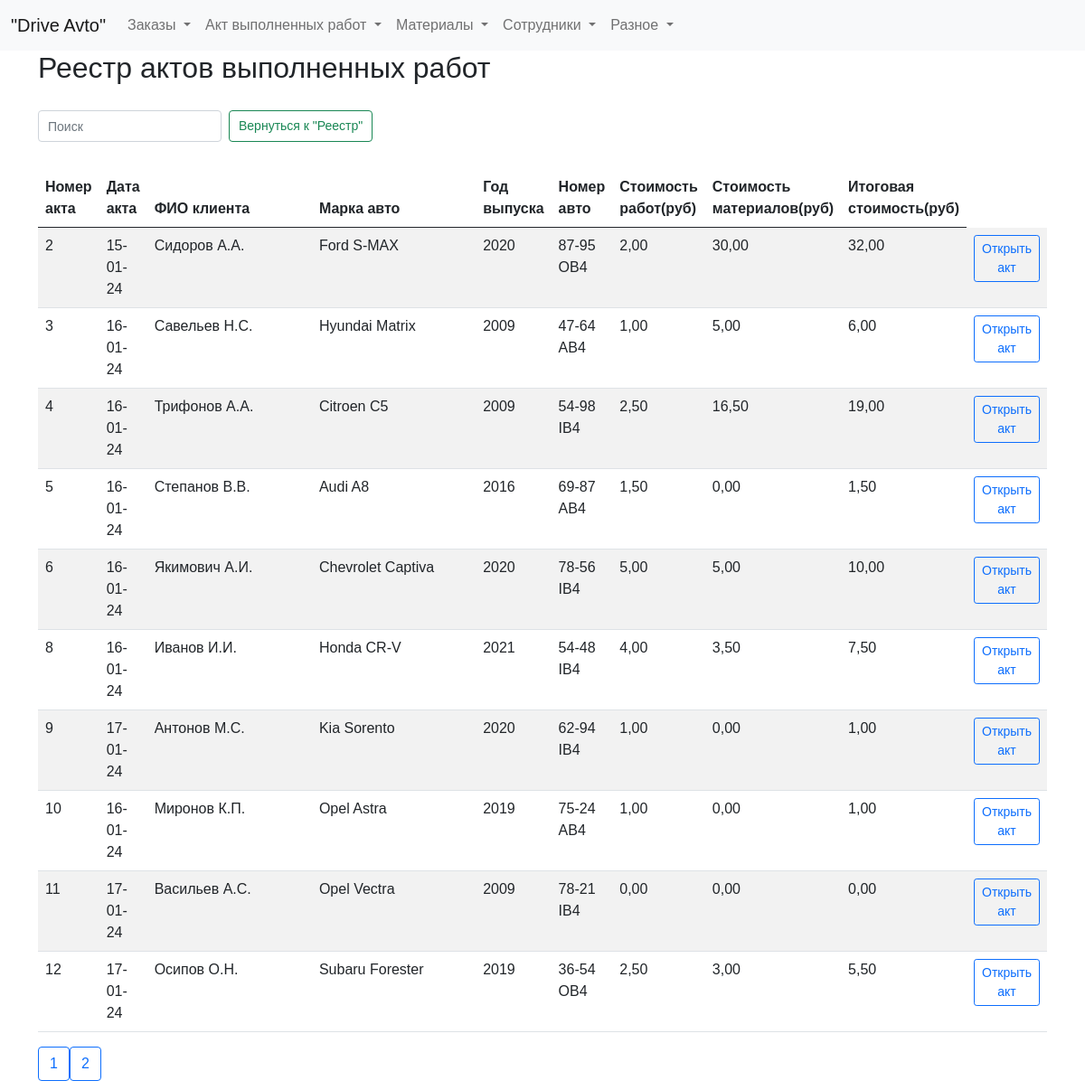
The page /list_act on the database its author committed.
### tables this page shows
CREATE TABLE log (
id integer PRIMARY KEY AUTOINCREMENT,
date_order text NOT NULL,
name_customer text NOT NULL,
brand_car text NOT NULL,
year_car text NOT NULL,
number_car text NOT NULL,
text_order text NOT NULL,
id_act integer
);

### fcompany.py (the view)
@app.route("/list_act")
def showList_act():
    return render_template("list_act.html", title="Реестр", list_act=dbase.getList_act())

### fcompany.py (called while the page is built)
def connect_db():  # общая функция для установления соединения с БД
    conn = sqlite3.connect(app.config['DATABASE'])
    conn.row_factory = sqlite3.Row  # записи будут представлены не в виде кортежей, а в виде словаря (для исп в шаблонах)
    return conn

def get_db():
    if not hasattr(g, 'link_db'):
        g.link_db = connect_db()
    return g.link_db

@app.before_request
def before_request():
    global dbase
    db = get_db()
    dbase = FDataBase(db)

### templates/list_act.html (shortened to what this page needs)
{% extends 'base.html' %}
{% block content %}
<h2>Реестр актов выполненных работ</h2>
<form class="d-flex" role="search" action="/" method="get">
  <input class="form-control me-2 narrow-search" type="search" id="searchInput" placeholder="Поиск" aria-label="Search">
  <button class="btn btn-outline-success narrow-button" type="button" id="resetButton">Вернуться к "Реестр"</button>
</form>
<div class="table-responsive">
<table id="myTable" class="table table-striped max-width: 100%">
  <thead>
    <tr>
      <th scope="col" style="width: 50px;">Номер акта</th>
      <th scope="col">Дата акта</th>
      <th scope="col" style="width: 200px;">ФИО клиента</th>
      <th scope="col" style="width: 200px;">Марка авто</th>
      <th scope="col" style="width: 50px;">Год выпуска</th>
      <th scope="col">Номер авто</th>
      <th scope="col" style="width: 50px;">Стоимость работ(руб)</th>
      <th scope="col" style="width: 50px;">Стоимость материалов(руб)</th>
      <th scope="col" style="width: 50px;">Итоговая стоимость(руб)</th>
    </tr>
  </thead>
  <tbody>
    {% for row in list_act %}
    <tr>
        <td>{{ row.id_act }}</td>
        <td>{{ row.date_act }}</td>
        <td>{{ row.name_customer }}</td>
        <td>{{ row.brand_car }}</td>
        <td>{{ row.year_car }}</td>
        <td>{{ row.number_car }}</td>
        <td>{{ ( '%.2f' % (row.total_work / 100) ) | replace('.', ',') }}</td>
        <td>{{ ( '%.2f' % (row.total_materials / 100) ) | replace('.', ',') }}</td>
        <td>{{ ( '%.2f' % (row.total_price / 100) ) | replace('.', ',') }}</td>
        <td>
            <a href="/final_act/{{ row.id_act }}" class="btn btn-outline-primary btn-sm">Открыть акт</a>
        </td>
    </tr>
    {% endfor %}
  </tbody>
</table>
</div>
<div class="pagination">
  <button class="btn btn-outline-primary prev-page"></button>
  <button class="btn btn-outline-primary next-page"></button>
</div>
{% endblock %}

### static/css/styles.css (style rules this page uses)
input.form-control { width: 100%; }
.narrow-button { max-width: 250px; white-space: nowrap; font-size: 16px; }
.narrow-search { max-width: 400px; }
html, body { font-family: 'Arial'; margin: 0; padding: 0; height: 100%; width: 100%; }
a { color: #0059b2; text-decoration: none; }
.btn { margin-bottom: 10px; }
.narrow-search { height: 35px; font-size: 14px; padding: 5px 10px; }
.narrow-button { height: 35px; font-size: 14px; padding: 5px 10px; line-height: 1.5; }

### rows shown on the page
log: id_act "2", date_act "15-01-24", name_customer "Сидоров А.А.", brand_car "Ford S-MAX", year_car "2020", number_car "87-95 OB4", total_work "2,00", total_materials "30,00", total_price "32,00"
log: id_act "3", date_act "16-01-24", name_customer "Савельев Н.С.", brand_car "Hyundai Matrix", year_car "2009", number_car "47-64 АВ4", total_work "1,00", total_materials "5,00", total_price "6,00"
log: id_act "4", date_act "16-01-24", name_customer "Трифонов А.А.", brand_car "Citroen C5", year_car "2009", number_car "54-98 IB4", total_work "2,50", total_materials "16,50", total_price "19,00"
log: id_act "5", date_act "16-01-24", name_customer "Степанов В.В.", brand_car "Audi A8", year_car "2016", number_car "69-87 АВ4", total_work "1,50", total_materials "0,00", total_price "1,50"
log: id_act "6", date_act "16-01-24", name_customer "Якимович А.И.", brand_car "Chevrolet Captiva", year_car "2020", number_car "78-56 IB4", total_work "5,00", total_materials "5,00", total_price "10,00"
log: id_act "8", date_act "16-01-24", name_customer "Иванов И.И.", brand_car "Honda CR-V", year_car "2021", number_car "54-48 IB4", total_work "4,00", total_materials "3,50", total_price "7,50"
log: id_act "9", date_act "17-01-24", name_customer "Антонов М.С.", brand_car "Kia Sorento", year_car "2020", number_car "62-94 IB4", total_work "1,00", total_materials "0,00", total_price "1,00"
log: id_act "10", date_act "16-01-24", name_customer "Миронов К.П.", brand_car "Opel Astra", year_car "2019", number_car "75-24 АВ4", total_work "1,00", total_materials "0,00", total_price "1,00"
log: id_act "11", date_act "17-01-24", name_customer "Васильев А.С.", brand_car "Opel Vectra", year_car "2009", number_car "78-21 IB4", total_work "0,00", total_materials "0,00", total_price "0,00"
log: id_act "12", date_act "17-01-24", name_customer "Осипов О.Н.", brand_car "Subaru Forester", year_car "2019", number_car "36-54 OB4", total_work "2,50", total_materials "3,00", total_price "5,50"
